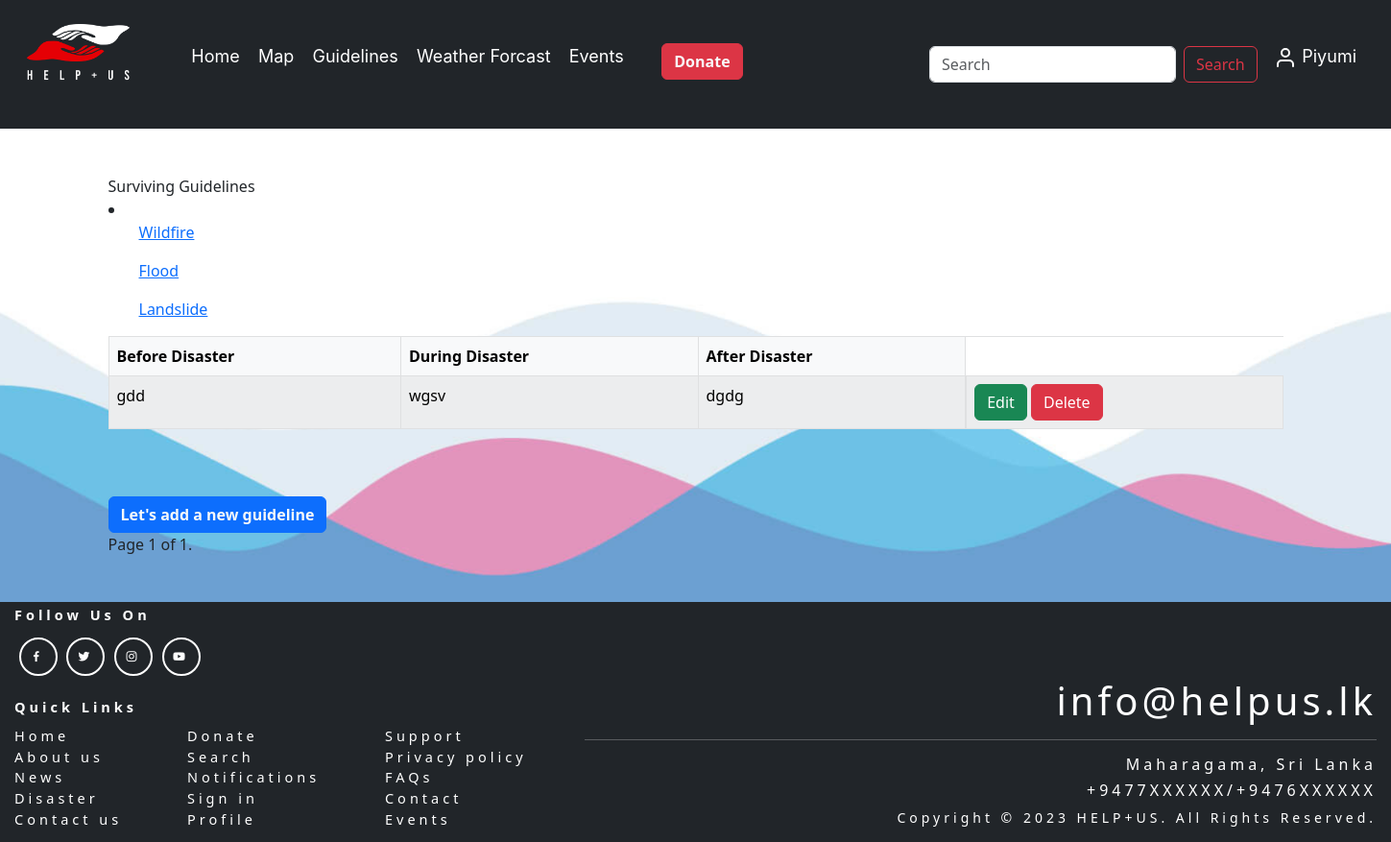
The app's page /app/guidelineslistview (signed in) with its own data.
### app/models.py (models this page shows)
class  Guidelines(models.Model):
    before_disaster = models.TextField(max_length=1000)
    during_disaster=models.TextField(max_length=1050)
    after_disaster = models.TextField(max_length=1000)

### app/views.py (the view)
# urls.py: path('guidelineslistview', login_required(GuidelinesListView.as_view()), name='guidelines_index'),
class GuidelinesListView(ListView):
    permission_required = 'app.view_guidelines'
    template_name_suffix = "_index"
    model = Guidelines
    paginate_by = 3

### app/templates/app/guidelines_index.html (shortened to what this page needs)
<!DOCTYPE html>
<html>
    {% extends "base.html" %}
    {% block content %}
<head>
    <link href="https://cdn.jsdelivr.net/npm/bootstrap@5.3.0-alpha3/dist/css/bootstrap.min.css" rel="stylesheet"
>
</head>
<body>
    {% load static %}
    <div class="bg-opacity-25 view"
        style="background-image: url('{% static 'app/images/bg3.png'%}'); background-repeat: no-repeat; background-size: cover; background-position: center center; ">
        <div class="container p-5">
            <label class="col-sm-3">Surviving Guidelines</label>
            <li>
                <ul><a href="#">Wildfire</a></ul>
                <ul><a href="#">Flood</a></ul>
                <ul><a href="#">Landslide</a></ul>
            </li>
            <table class="table table-bordered table-striped table-light">
                <thead>
                    <tr>
                        <th scope="col">Before Disaster</th>
                        <th scope="col">During Disaster</th>
                        <th scope="col">After Disaster</th>
                    </tr>
                    {% for guidelines in object_list %}
                </thead>
                <tbody>
                    <tr>
                        <td>{{guidelines.before_disaster}}</td>
                        <td>{{guidelines.during_disaster}}</td>
                        <td>{{guidelines.after_disaster}}</td>
                        <td class="d-grid gap-2 d-md-block">
                            <a class="link-light fw-semibold" href="guidelinesupdateview/{{guidelines.id}}"
                                style="text-decoration: none;"><input class="btn btn-success" type="submit"
                                    value="Edit"></a>
                            <a class="link-light fw-semibold" href="guidelinesdeleteview/{{guidelines.id}}"
                                style="text-decoration: none;"><input class="btn btn-danger" type="submit"
                                    value="Delete"></a>
                        </td>
                    </tr>
                </tbody>
                {% endfor %}
            </table>
            <div style="margin-top:70px;">
                <button class="btn btn-primary">
                    <a class="link-light fw-semibold" href="guidelinescreateview" style="text-decoration: none;">Let's
                        add a new guideline</a>
                </button>
            </div>
            <div class="pagination">
                <span class="step-links">
                    <span class="current">
                        Page {{ page_obj.number }} of {{ page_obj.paginator.num_pages }}.
                    </span>
                </span>
            </div>
        </div>
    </div>
</body>
{% endblock %}

### app/templates/base.html (shortened to what this page needs)
{% load static %}
<!DOCTYPE html>
<html lang="en">
<head>
    <link href="https://cdn.jsdelivr.net/npm/bootstrap@5.3.1/dist/css/bootstrap.min.css" rel="stylesheet"
>
    <link rel="stylesheet" href="https://unpkg.com/leaflet@1.9.4/dist/leaflet.css" />
    <link rel="stylesheet" href="https://cdn.jsdelivr.net/npm/leaflet.locatecontrol@0.79.0/dist/L.Control.Locate.min.css" />
    <link rel="stylesheet" href="https://unpkg.com/leaflet-control-geocoder/dist/Control.Geocoder.css" />
    <link href='https://unpkg.com/boxicons@2.0.7/css/boxicons.min.css' rel='stylesheet'>
    <link rel="stylesheet" href="{% static 'css/style.css' %}">
</head>
<body>
    <nav class="navbar navbar-expand-lg sticky-top bg-dark" style="font-size: 18px;">
        <div class="m-3">
            <div class="d-flex">
                <div class="container-fluid" >
                    <a class="navbar-brand" href="{% url 'home' %}">
                        <img src="{% static 'app/images/helpus.png'%}" alt="Logo" width="auto" height="60"
                            class="d-inline-block align-text-top">
                    </a>
                </div>
                <div class="d-flex justify-content-evenly">
                    <div class="m-3" style="word-wrap: break-word; white-space: nowrap;">
                        <ul class="navbar-nav me-auto mb-2 mb-lg-0">
                            <li class="nav-item">
                                <a class="nav-item" style="font-family:inter" aria-current="page" href="{% url 'home' %}">Home</a>
                            </li>
                            <li class="nav-item">
                                <a id="map-link" class="nav-item" style="font-family: inter" aria-current="page" href="{% url 'map' %}">Map</a>
                            </li>
                            <li class="nav-item">
                                <a class="nav-item" href="{% url 'guidelines'%}" style="font-family:inter">Guidelines</a>
                            </li>
                            <li class="nav-item dropdown" style="font-family:inter">
                                <a class="nav-item" href="#" role="button" data-bs-toggle="dropdown"
                                    aria-expanded="false">
                                    Weather Forcast</a>
                            </li>
                            <li class="nav-item dropdown" style="font-family:inter">
                                <a class="nav-item" href="#" role="button" data-bs-toggle="dropdown"
                                    aria-expanded="false">
                                    Events
                                </a>
                            </li>
                            <li class="nav-donate">
                                <button class="btn btn-danger">
                                    <a class="link-light fw-semibold" href="../donate" style="text-decoration: none;">Donate</a>
                                </button>
                            </li>
                            <div class="m-2" style="width: 33rem; padding-left: 80px;">
                                <span class="d-flex justify-content-end">
                                    <form class="d-flex " role="search">
                                        <input class="form-control me-2" type="search" placeholder="Search" aria-label="Search">
                                        <button class="btn btn-outline-danger" type="submit">Search</button>
                                    </form>
                                </span>
                            </div>
                            <li class="nav-item dropdown" style="font-family:inter">
                                <a class="nav-item" href="#" role="button" data-bs-toggle="dropdown"
                                    aria-expanded="false">
                                    <svg xmlns="http://www.w3.org/2000/svg" width="24" height="24" viewBox="0 0 24 24" fill="none" stroke="currentColor" stroke-width="2" stroke-linecap="round" stroke-linejoin="round" class="feather feather-user">
                                        <path d="M20 21v-2a4 4 0 0 0-4-4H8a4 4 0 0 0-4 4v2"></path>
                                        <circle cx="12" cy="7" r="4"></circle>
                                    </svg>
                                    {{user.username}}</a>
                            </li>
                        </ul>
                    </div>
                </div>
            </div>
        </div>
    </nav>
    {% block content%}
    {% endblock%}
    <footer style="font-size: 14.5px;">
        <section style="text-align: left; margin-left:12px; width: max-content; float:left;">
            <div>
                <div><b>Follow Us On</b></div>
                <div class = "social-links">
                    <a href = "#"><i class='bx bxl-facebook'></i></a>
                    <a href = "#"><i class='bx bxl-twitter'></i></a>
                    <a href = "#"><i class='bx bxl-instagram'></i></a>
                    <a href = "#"><i class='bx bxl-youtube'></i></a>
                </div>
            </div>
            <div>
                <span><b>Quick Links</b></span>
            </div>
            <div style="width: fit-content; float: left; margin-top: 8px;">
                <div style="display: inline-block; margin-right: 60px; text-align: justify;">
                    <a href="#" style="color: white; text-decoration: none;">Home</a><br>
                    <a href="#" style="color: white; text-decoration: none;">About us</a><br>
                    <a href="#" style="color: white; text-decoration: none;">News</a><br>
                    <a href="#" style="color: white; text-decoration: none;">Disaster</a><br>
                    <a href="#" style="color: white; text-decoration: none;">Contact us</a>
                </div>
                <div style="display: inline-block; margin-right: 60px; text-align: justify;">
                    <a href="#" style="color: white; text-decoration: none;">Donate</a><br>
                    <a href="#" style="color: white; text-decoration: none;">Search</a><br>
                    <a href="#" style="color: white; text-decoration: none;">Notifications</a><br>
                    <a href="#" style="color: white; text-decoration: none;">Sign in</a><br>
                    <a href="#" style="color: white; text-decoration: none;">Profile</a>
                </div>
                <div style="display: inline-block; margin-right: 60px; text-align: justify;">
                    <a href="#" style="color: white; text-decoration: none;">Support</a><br>
                    <a href="#" style="color: white; text-decoration: none;">Privacy policy</a><br>
                    <a href="#" style="color: white; text-decoration: none;">FAQs</a><br>
                    <a href="#" style="color: white; text-decoration: none;">Contact</a><br>
                    <a href="#" style="color: white; text-decoration: none;">Events</a>
                </div>
             </div>
            </section>
            <section style="text-align: right; margin-right: 12px; margin-top: 76px;">
                <h1>info@helpus.lk</h1>
                <hr>
                <h6>Maharagama, Sri Lanka</h6>
                <h6>+9477XXXXXX/+9476XXXXXX</h6>
                <span style="font-size: 14px;">Copyright © 2023 HELP+US. All Rights Reserved.</span>
            </section>
    </footer>
</body>
</html>

### app/static/css/style.css (style rules this page uses)
.nav-item { flex: 1; text-align: center; padding: 0.3rem; cursor: pointer; transition: background-color 0.5s ease, color 0.5s ease; text-decoration: none; color:white ; margin-bottom: -10px; }
.nav-donate { padding-left: 30px; padding-top: 5px; }
footer { background: var(--exDark); color: #fff; text-align: center; padding: 2rem 0; }
.social-links { display: flex; justify-content: center; margin-bottom: 1.4rem; }
.social-links a { border: 2px solid #fff; color: #fff; display: block; width: 40px; height: 40px; display: flex; justify-content: center; align-items: center; border-radius: 50%; text-decoration: none; margin: 0 0.3rem; transition: all 0.5s ease; }

### app/templates/base.html (style rules this page uses)
body { display: flex; flex-direction: column; min-height: 100vh; margin: 0; }
footer { padding: 3px; background-color:#212529; color: white; height:250px; letter-spacing: 4px; margin-top: auto; }
.social-links { margin-top: 12px; display: flex; justify-content: left; margin-bottom: 1.4rem; }
.social-links a { border: 2px solid #fff; color: #fff; display: block; width: 40px; height: 40px; display: flex; justify-content: center; align-items: center; border-radius: 50%; text-decoration: none; margin: 0 0.3rem; transition: all 0.5s ease; }

### records on screen
Guidelines: before_disaster "gdd", during_disaster "wgsv", after_disaster "dgdg"

### other values on screen
{{ user.username }} "Piyumi"
{{ page_obj.number }} "1"
{{ page_obj.paginator.num_pages }} "1"
